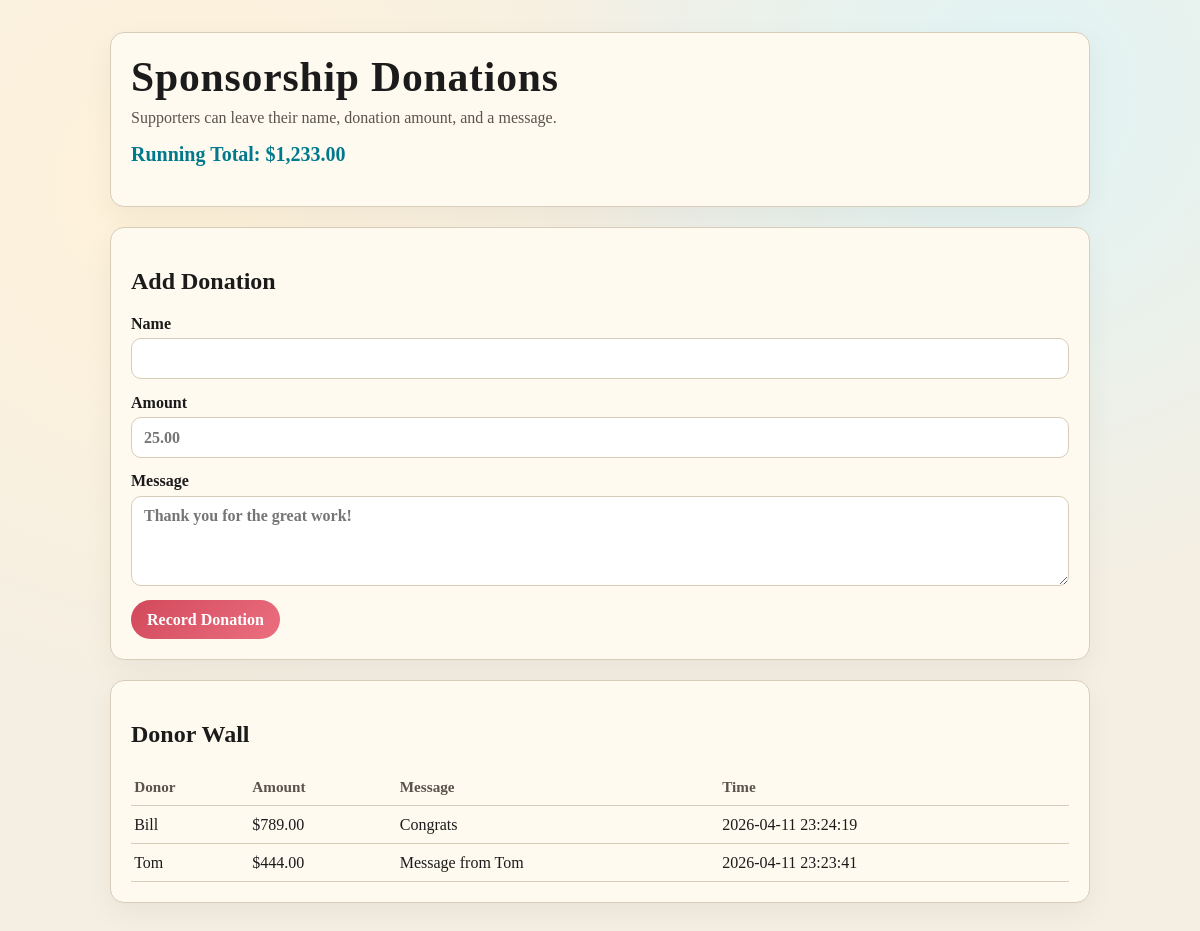
The page / on the database its author committed.
### tables this page shows
CREATE TABLE donations (
                id INTEGER PRIMARY KEY AUTOINCREMENT,
                donor_name TEXT NOT NULL,
                amount_cents INTEGER NOT NULL,
                message TEXT NOT NULL,
                created_at DATETIME DEFAULT CURRENT_TIMESTAMP
            );

### app.py (the view, shortened to what this page needs)
@app.route("/", methods=["GET", "POST"])
def index():
    error = None
    donations, total_cents = get_donations_and_total()
    return render_template("index.html", donations=donations, total_cents=total_cents, error=error)

### app.py (called while the page is built)
def get_connection() -> sqlite3.Connection:
    conn = sqlite3.connect(DB_PATH)
    conn.row_factory = sqlite3.Row
    return conn

def get_donations_and_total() -> tuple[list[sqlite3.Row], int]:
    with get_connection() as conn:
        donations = conn.execute(
            """
            SELECT donor_name, amount_cents, message, created_at
            FROM donations
            ORDER BY id DESC
            """
        ).fetchall()
        total_cents = conn.execute("SELECT COALESCE(SUM(amount_cents), 0) AS total FROM donations").fetchone()[
            "total"
        ]
    return donations, int(total_cents)

@app.template_filter("money")
def format_money(cents: int) -> str:
    dollars = Decimal(cents) / Decimal(100)
    return f"${dollars:,.2f}"

### templates/index.html (shortened to what this page needs)
<!DOCTYPE html>
<html lang="en">
<head>
</head>
<body>
  <main class="wrap">
    <section class="panel">
      <h1>Sponsorship Donations</h1>
      <p class="subtitle">Supporters can leave their name, donation amount, and a message.</p>
      <p class="total">Running Total: {{ total_cents | money }}</p>
    </section>
    <section class="panel">
      <h2>Add Donation</h2>
      <form method="post" action="/">
        <label>
          Name
          <input type="text" name="name" required maxlength="80" />
        </label>
        <label>
          Amount
          <input type="number" name="amount" required min="0.01" step="0.01" placeholder="25.00" />
        </label>
        <label>
          Message
          <textarea name="message" required maxlength="300" placeholder="Thank you for the great work!"></textarea>
        </label>
        <button type="submit">Record Donation</button>
      </form>
    </section>
    <section class="panel">
      <h2>Donor Wall</h2>
      {% if donations %}
        <table>
          <thead>
            <tr>
              <th>Donor</th>
              <th>Amount</th>
              <th>Message</th>
              <th>Time</th>
            </tr>
          </thead>
          <tbody>
            {% for row in donations %}
              <tr>
                <td>{{ row["donor_name"] }}</td>
                <td>{{ row["amount_cents"] | money }}</td>
                <td>{{ row["message"] }}</td>
                <td>{{ row["created_at"] }}</td>
              </tr>
            {% endfor %}
          </tbody>
        </table>
      {% else %}
        <p class="empty">No donations yet. Be the first sponsor.</p>
      {% endif %}
    </section>
  </main>
</body>
</html>

### templates/index.html (style rules this page uses)
:root { --bg: #f5efe3; --panel: #fffaf0; --ink: #1b1b1b; --muted: #59534d; --accent: #d1495b; --accent-2: #00798c; --line: #d8ccba; }
* { box-sizing: border-box; }
body { margin: 0; font-family: Georgia, "Times New Roman", serif; color: var(--ink); background: radial-gradient(circle at 15% 20%, #fff2d9 0, transparent 40%), radial-gradient(circle at 85% 10%, #e0f4f5 0, transparent 38%), var(--bg); min-height: 100vh; }
.wrap { width: min(980px, 92vw); margin: 2rem auto; display: grid; gap: 1.25rem; }
.panel { background: var(--panel); border: 1px solid var(--line); border-radius: 14px; padding: 1.25rem; box-shadow: 0 10px 30px rgba(0,0,0,.05); }
h1 { margin: 0 0 .5rem; font-size: clamp(1.8rem, 4vw, 2.6rem); letter-spacing: .02em; }
.subtitle { margin: 0; color: var(--muted); }
.total { margin-top: 1rem; font-size: 1.25rem; font-weight: 700; color: var(--accent-2); }
form { display: grid; gap: .9rem; }
label { display: grid; gap: .35rem; font-weight: 600; }
input, textarea { width: 100%; border: 1px solid var(--line); background: #fff; padding: .65rem .75rem; border-radius: 10px; font: inherit; }
textarea { min-height: 90px; resize: vertical; }
button { justify-self: start; border: 0; background: linear-gradient(135deg, var(--accent), #eb6f80); color: #fff; font: inherit; font-weight: 700; padding: .65rem 1rem; border-radius: 999px; cursor: pointer; }
table { width: 100%; border-collapse: collapse; margin-top: .5rem; }
th, td { text-align: left; border-bottom: 1px solid var(--line); padding: .6rem .2rem; vertical-align: top; }
th { color: var(--muted); font-size: .95rem; }

### rows shown on the page
donations: donor_name "Bill", amount_cents "$789.00", message "Congrats", created_at "2026-04-11 23:24:19"
donations: donor_name "Tom", amount_cents "$444.00", message "Message from Tom", created_at "2026-04-11 23:23:41"

### other values the page prints
{{ total_cents | money }} "$1,233.00"
